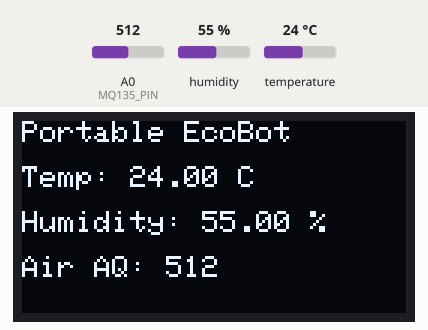
The sketch below on a simulated Arduino Uno, built with avr-gcc and run on an emulated ATmega328P. Parts: 128×64 one-colour display. The test bench sets the inputs (shaded band); at power-on: humidity 55 %, A0 (MQ135_PIN) = 512, temperature 24 °C. What the sketch prints to the serial monitor is not drawn.

Above: at 2.9 s.
3.0 s: humidity set to 22 %
At 5.0 s:
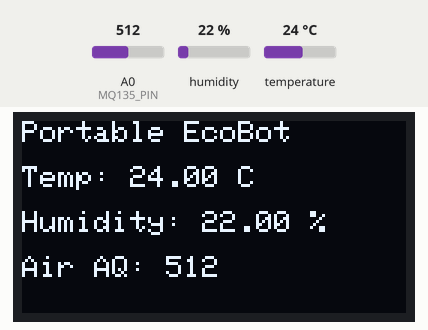
5.8 s: A0 (MQ135_PIN) set to 716
At 7.4 s:
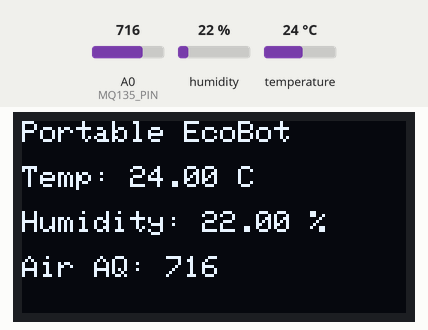
8.6 s: temperature set to 12 °C
At 11.1 s:
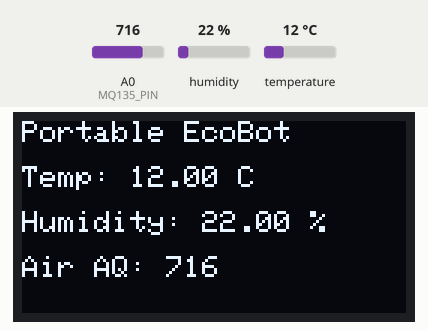
11.8 s: A0 (MQ135_PIN) set to 900
At 13.6 s:
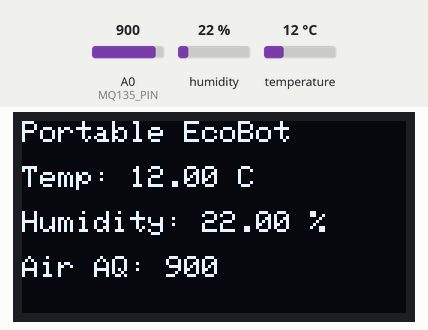
14.6 s: humidity set to 40 %
At 17.3 s:
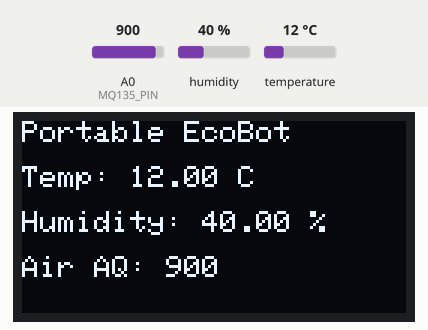
18.0 s: A0 (MQ135_PIN) set to 1023
At 19.7 s:
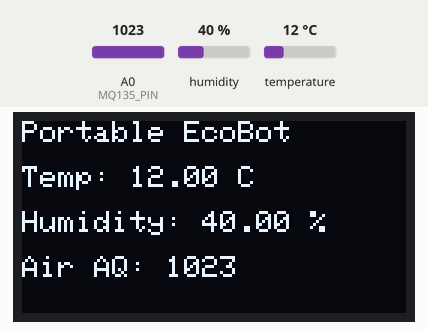
Timing chart, 0 to 21.2 s (numbered marks = the images above; inputs shaded):
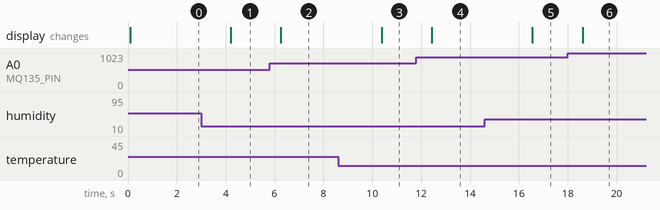

The sketch:

EcoBot.ino
```cpp
#include <Wire.h>
#include <Adafruit_GFX.h>
#include <Adafruit_SSD1306.h>
#include "DHT.h"

#define DHTPIN 2
#define DHTTYPE DHT11
DHT dht(DHTPIN, DHTTYPE);

#define MQ135_PIN A0

#define SCREEN_WIDTH 128
#define SCREEN_HEIGHT 64

Adafruit_SSD1306 display(SCREEN_WIDTH, SCREEN_HEIGHT, &Wire, -1);

void setup() {
  Serial.begin(9600);
  dht.begin();

  if (!display.begin(SSD1306_SWITCHCAPVCC, 0x3C)) {
    Serial.println("OLED failed");
    while (true);
  }

  display.clearDisplay();
  display.setTextSize(1);
  display.setTextColor(SSD1306_WHITE);
}

void loop() {
  float humidity = dht.readHumidity();
  float temperature = dht.readTemperature();
  int airQuality = analogRead(MQ135_PIN);

  display.clearDisplay();

  display.setCursor(0, 0);
  display.print("Portable EcoBot");

  display.setCursor(0, 15);
  display.print("Temp: ");
  display.print(temperature);
  display.print(" C");

  display.setCursor(0, 30);
  display.print("Humidity: ");
  display.print(humidity);
  display.print(" %");

  display.setCursor(0, 45);
  display.print("Air AQ: ");
  display.print(airQuality);

  display.display();

  Serial.print("Temp: ");
  Serial.print(temperature);
  Serial.print("C  Humidity: ");
  Serial.print(humidity);
  Serial.print("%  AirQuality: ");
  Serial.println(airQuality);

  delay(2000);
}
```

Measured:
- after the input at 3.0 s, the display: changes after 1.2 s (image 1)
- after the input at 5.8 s, the display: changes after 0.46 s (image 2)
- after the input at 8.6 s, the display: changes after 1.8 s (image 3)
- after the input at 11.8 s, the display: changes after 0.64 s (image 4)
- after the input at 14.6 s, the display: changes after 2.0 s (image 5)
- after the input at 18.0 s, the display: changes after 0.61 s (image 6)
